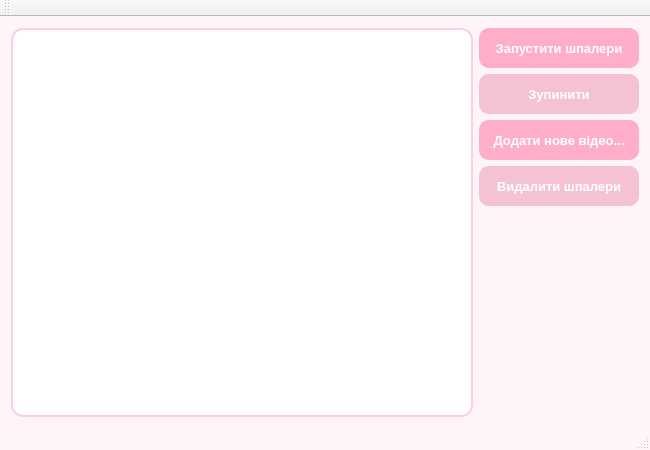
<?xml version="1.0" encoding="UTF-8"?>
<ui version="4.0">
 <class>lwallpaperGUIClass</class>
 <widget class="QMainWindow" name="lwallpaperGUIClass">
  <property name="geometry">
   <rect>
    <x>0</x>
    <y>0</y>
    <width>650</width>
    <height>450</height>
   </rect>
  </property>
  <property name="windowTitle">
   <string>Live Wallpaper Manager</string>
  </property>
  <property name="styleSheet">
   <string notr="true">/* ==========================================================================
   ГОЛОВНЕ ВІКНО ТА ЦЕНТРАЛЬНИЙ ВІДЖЕТ
   ========================================================================== */
QMainWindow, QWidget#centralWidget {
    background-color: #FFF5F7; /* М'який пастельно-рожевий фон */
    font-family: &quot;Segoe UI&quot;, &quot;Helvetica Neue&quot;, Arial, sans-serif;
}

/* ==========================================================================
   СПИСОК ВІДЕО (QListWidget)
   ========================================================================== */
QListWidget {
    background-color: #FFFFFF; /* Чистий білий колір для контрасту */
    border: 2px solid #FAD0DD;  /* Акуратна світло-рожева рамка */
    border-radius: 12px;        /* Закруглені кути */
    padding: 8px;
    color: #4A3E41;             /* Темно-сірий текст із теплим підтоном */
    font-size: 14px;
    outline: 0;                 /* Прибираємо рамку фокусу навколо елементів */
}

/* Елементи списку */
QListWidget::item {
    padding: 10px 12px;
    border-radius: 8px;
    margin-bottom: 4px;
    color: #5A4B4E;
}

/* Наведення курсору на елемент списку */
QListWidget::item:hover {
    background-color: #FFE3EA;  /* Легкий рожевий відтінок */
    color: #2B1F21;
}

/* Виділений (активний) елемент у списку */
QListWidget::item:selected {
    background-color: #FF9EBB;  /* Насичений рожевий акцент */
    color: #FFFFFF;             /* Білий текст для читаємості */
    font-weight: 600;
}

/* ==========================================================================
   ЗАГАЛЬНІ СТИЛІ ДЛЯ КНОПОК (QPushButton)
   ========================================================================== */
QPushButton {
    background-color: #FFAECA;  /* Базовий приємний рожевий */
    color: #FFFFFF;
    border: none;
    border-radius: 10px;        /* Закруглені кути кнопок */
    font-size: 13px;
    font-weight: bold;
}

/* Ефекти для звичайних кнопок (Старт / Додати) */
QPushButton:hover {
    background-color: #FF8FAB;  /* Темніший при наведенні */
}

QPushButton:pressed {
    background-color: #FB6F92;  /* Глибокий рожевий при натисканні */
}

/* ==========================================================================
   ОКРЕМІ СТИЛІ ДЛЯ КНОПОК &quot;Зупинити&quot; ТА &quot;Видалити&quot;
   ========================================================================== */
QPushButton#pushButtonStop, QPushButton#pushButtonDelete {
    background-color: #F4C2D1;  /* Більш спокійний, приглушений відтінок */
}

QPushButton#pushButtonStop:hover, QPushButton#pushButtonDelete:hover {
    background-color: #ECB3C4; 
}

QPushButton#pushButtonStop:pressed, QPushButton#pushButtonDelete:pressed {
    background-color: #D898AA; 
}

/* ==========================================================================
   СТАН ВИМКНЕНОЇ КНОПКИ (коли в коді setEnabled(false))
   ========================================================================== */
QPushButton:disabled, 
QPushButton#pushButtonStop:disabled, 
QPushButton#pushButtonDelete:disabled {
    background-color: #E8DFE2;  /* Нейтральний сіро-рожевий колір */
    color: #A89FA2;             /* Тьмяний текст */
}

/* ==========================================================================
   СМУГА ПРОКРУТКИ (QScrollBar)
   ========================================================================== */
QScrollBar:vertical {
    border: none;
    background: #FFF5F7;
    width: 8px;
    margin: 4px 0 4px 0;
    border-radius: 4px;
}

QScrollBar::handle:vertical {
    background: #FAD0DD;
    min-height: 20px;
    border-radius: 4px;
}

QScrollBar::handle:vertical:hover {
    background: #FF9EBB;
}

QScrollBar::add-line:vertical, QScrollBar::sub-line:vertical {
    background: none;
    border: none;
}</string>
  </property>
  <property name="dockOptions">
   <set>QMainWindow::DockOption::AllowTabbedDocks|QMainWindow::DockOption::AnimatedDocks</set>
  </property>
  <widget class="QWidget" name="centralWidget">
   <layout class="QGridLayout" name="gridLayout">
    <property name="leftMargin">
     <number>11</number>
    </property>
    <property name="topMargin">
     <number>11</number>
    </property>
    <property name="rightMargin">
     <number>11</number>
    </property>
    <property name="bottomMargin">
     <number>11</number>
    </property>
    <property name="spacing">
     <number>6</number>
    </property>
    <item row="0" column="0" rowspan="5">
     <widget class="QListWidget" name="listWidget">
      <property name="toolTip">
       <string>Оберіть відео зі списку для запуску</string>
      </property>
     </widget>
    </item>
    <item row="0" column="1">
     <widget class="QPushButton" name="pushButtonStart">
      <property name="minimumSize">
       <size>
        <width>160</width>
        <height>40</height>
       </size>
      </property>
      <property name="text">
       <string>Запустити шпалери</string>
      </property>
     </widget>
    </item>
    <item row="1" column="1">
     <widget class="QPushButton" name="pushButtonStop">
      <property name="minimumSize">
       <size>
        <width>160</width>
        <height>40</height>
       </size>
      </property>
      <property name="text">
       <string>Зупинити</string>
      </property>
     </widget>
    </item>
    <item row="2" column="1">
     <widget class="QPushButton" name="pushButtonAdd">
      <property name="minimumSize">
       <size>
        <width>160</width>
        <height>40</height>
       </size>
      </property>
      <property name="text">
       <string>Додати нове відео...</string>
      </property>
     </widget>
    </item>
    <item row="3" column="1">
     <widget class="QPushButton" name="pushButtonDelete">
      <property name="minimumSize">
       <size>
        <width>160</width>
        <height>40</height>
       </size>
      </property>
      <property name="text">
       <string>Видалити шпалери</string>
      </property>
     </widget>
    </item>
    <item row="4" column="1">
     <spacer name="verticalSpacer">
      <property name="orientation">
       <enum>Qt::Orientation::Vertical</enum>
      </property>
      <property name="sizeHint" stdset="0">
       <size>
        <width>20</width>
        <height>40</height>
       </size>
      </property>
     </spacer>
    </item>
   </layout>
  </widget>
  <widget class="QMenuBar" name="menuBar">
   <property name="geometry">
    <rect>
     <x>0</x>
     <y>0</y>
     <width>650</width>
     <height>21</height>
    </rect>
   </property>
  </widget>
  <widget class="QToolBar" name="mainToolBar">
   <attribute name="toolBarArea">
    <enum>TopToolBarArea</enum>
   </attribute>
   <attribute name="toolBarBreak">
    <bool>false</bool>
   </attribute>
  </widget>
  <widget class="QStatusBar" name="statusBar"/>
 </widget>
 <layoutdefault spacing="6" margin="11"/>
 <resources>
  <include location="lwallpaperGUI.qrc"/>
 </resources>
 <connections/>
</ui>
